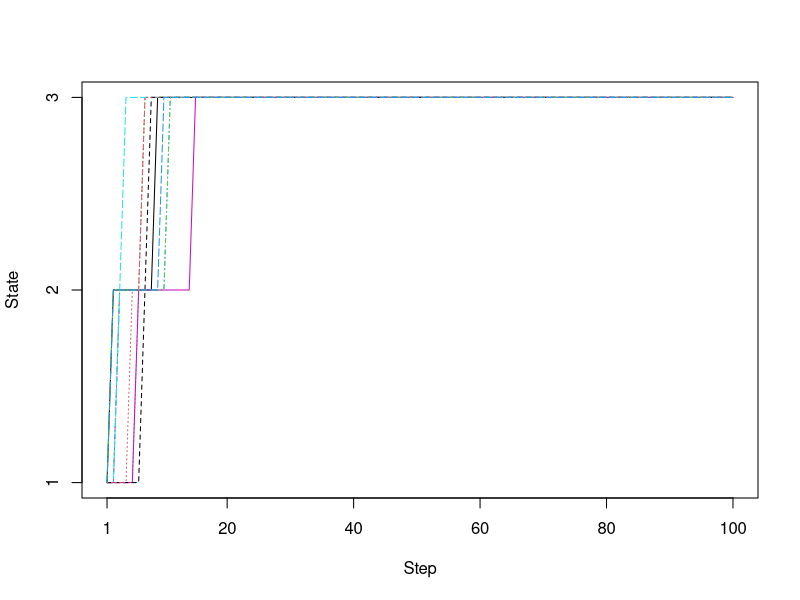
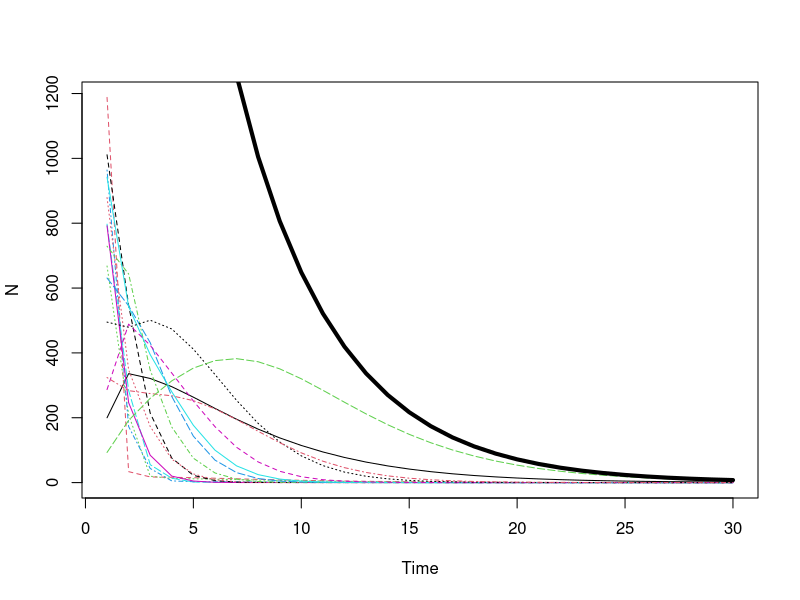

The R source for these figures, in order:
# Lecture 10 - Size-based Models

# Created: 30 Mar 2023
# Last modified: 30 Mar 2023 by EPD

# Contents (ctrl-f):
# I. Simulate Markov process data
# II. Simulate size-based Leslie matrix data


########## I. Simulate Markov process data ##########

# Initial distribution
pi_0 = c(1,0,0)

# Probability transition matrix
P = matrix(c(0.6, 0.4, 0.0,
             0.0, 0.8, 0.2,
             0.0, 0.0, 1.0), nrow = 3, ncol = 3, byrow = T)

# Number of individuals
ninds = 10

# Number of steps
nsteps = 100

# Create storage matrix
markov = matrix(nrow = nsteps, ncol = ninds)
rownames(markov) = paste("Step", seq(nrow(markov)))
colnames(markov) = paste("Ind", seq(ncol(markov)))
markov[1:10,1:10]

# Use initial distribution to sort individuals
initial_step = rmultinom(n = ninds, size = 1, prob = pi_0)
initial_step[,1]
which(initial_step[,1] == 1)
markov[1,] = apply(initial_step, 2, function(x) which(x == 1))
markov[1,]

# Simulate additional steps
for(i in 1:ninds) {
  for(j in 2:nsteps) {
    prob = P[markov[j-1,i],]
    markov[j,i] = which(rmultinom(n = 1, size = 1, prob = prob) == 1)
  }
}

# Plot with matplot
matplot(markov, type = "l", axes = F, xlab = "Step", ylab = "State")
axis(side = 1, at = c(1,20,40,60,80,100))
axis(side = 2, at = c(1,2,3))
box()


########## II. Simulate size-based Leslie matrix data ##########

# Fecundity values
fecundity = c(0, 0, 0, 0, 0, 0, 0, 1, 3, 6, 10, 12, 13, 16, 20)

# Survival values
survival = c(0.1, 0.2, 0.2, 0.3, 0.3, 0.5, 0.6, 0.6, 0.7, 0.7, 0.7, 0.8, 0.8, 0.8, 0.8)

# First year survival
s0 = 0.01

# Size transition matrix
Psize = matrix(c(0.2, 0.0, 0.0, 0.0, 0.0, 0.0, 0.0, 0.0, 0.0, 0.0, 0.0, 0.0, 0.0, 0.0, 0.0,
                 0.5, 0.1, 0.0, 0.0, 0.0, 0.0, 0.0, 0.0, 0.0, 0.0, 0.0, 0.0, 0.0, 0.0, 0.0,
                 0.3, 0.8, 0.1, 0.0, 0.0, 0.0, 0.0, 0.0, 0.0, 0.0, 0.0, 0.0, 0.0, 0.0, 0.0,
                 0.0, 0.1, 0.9, 0.1, 0.0, 0.0, 0.0, 0.0, 0.0, 0.0, 0.0, 0.0, 0.0, 0.0, 0.0,
                 0.0, 0.0, 0.0, 0.9, 0.1, 0.0, 0.0, 0.0, 0.0, 0.0, 0.0, 0.0, 0.0, 0.0, 0.0,
                 0.0, 0.0, 0.0, 0.0, 0.7, 0.2, 0.0, 0.0, 0.0, 0.0, 0.0, 0.0, 0.0, 0.0, 0.0,
                 0.0, 0.0, 0.0, 0.0, 0.2, 0.8, 0.3, 0.0, 0.0, 0.0, 0.0, 0.0, 0.0, 0.0, 0.0,
                 0.0, 0.0, 0.0, 0.0, 0.0, 0.0, 0.4, 0.2, 0.0, 0.0, 0.0, 0.0, 0.0, 0.0, 0.0,
                 0.0, 0.0, 0.0, 0.0, 0.0, 0.0, 0.2, 0.7, 0.3, 0.0, 0.0, 0.0, 0.0, 0.0, 0.0,
                 0.0, 0.0, 0.0, 0.0, 0.0, 0.0, 0.1, 0.1, 0.5, 0.4, 0.0, 0.0, 0.0, 0.0, 0.0,
                 0.0, 0.0, 0.0, 0.0, 0.0, 0.0, 0.0, 0.0, 0.2, 0.4, 0.4, 0.0, 0.0, 0.0, 0.0,
                 0.0, 0.0, 0.0, 0.0, 0.0, 0.0, 0.0, 0.0, 0.0, 0.1, 0.5, 0.5, 0.0, 0.0, 0.0,
                 0.0, 0.0, 0.0, 0.0, 0.0, 0.0, 0.0, 0.0, 0.0, 0.1, 0.1, 0.4, 0.7, 0.0, 0.0,
                 0.0, 0.0, 0.0, 0.0, 0.0, 0.0, 0.0, 0.0, 0.0, 0.0, 0.0, 0.1, 0.2, 0.7, 0.0,
                 0.0, 0.0, 0.0, 0.0, 0.0, 0.0, 0.0, 0.0, 0.0, 0.0, 0.0, 0.0, 0.1, 0.3, 1.0),
                 nrow = 15, ncol = 15, byrow = T)

# Construct projection matrix
project = Psize * matrix(survival, nrow = 15, ncol = 15, byrow = T)
project[1,] = project[1,] + fecundity * s0

# Initial distribution
initial_sizes = c(0.02, 0.12, 0.07, 0.09, 0.08, 0.08, 0.10, 0.09, 0.07, 0.06, 0.10, 0.03, 0.05, 0.03, 0.01)

# Number of individuals to start with
nstart = 10000

# Number of time steps
ntimes = 30

# Initialize population size structure matrix
N = matrix(nrow = ntimes, ncol = 15)
rownames(N) = paste("Time", seq(nrow(N)))
colnames(N) = paste("Size Class", seq(ncol(N)))

# Starting values for each size class
N[1,] = as.vector(rmultinom(n = 1, size = nstart, prob = initial_sizes))

# Project forward for each time step
for(i in 2:nrow(N)) {
  N[i,] = project %*% N[i-1,]
}

# Use matplot
matplot(N, type = "l", xlab = "Time")
lines(seq(nrow(N)), rowSums(N), lwd = 4)